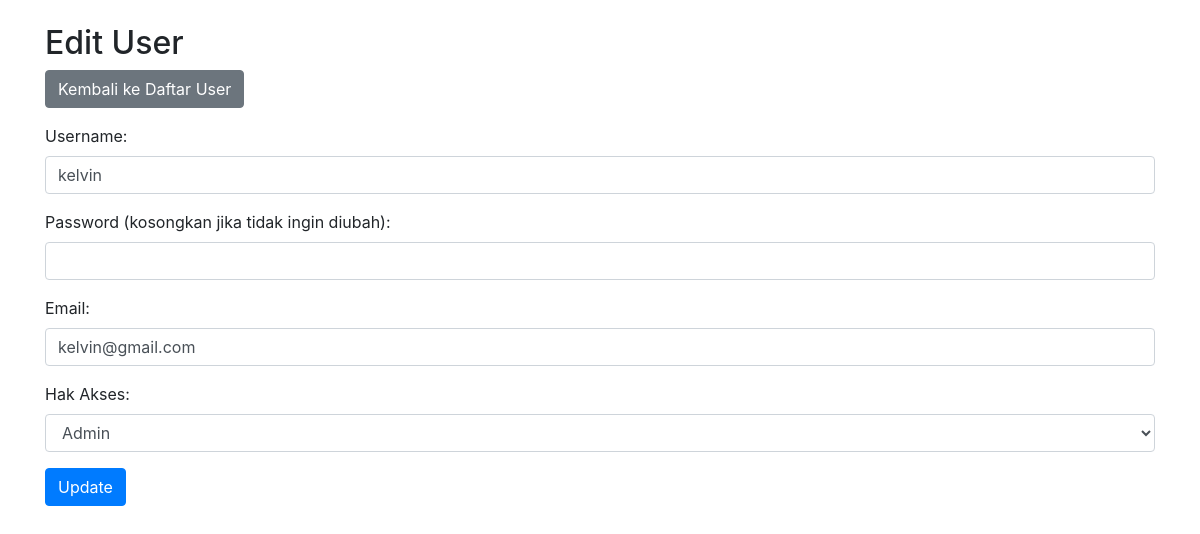
Page /edit_user.php?id_user=1 on the committed database.
### tables this page shows
CREATE TABLE `user` (
  `id_user` int(11) NOT NULL,
  `username` varchar(50) NOT NULL,
  `password` varchar(50) NOT NULL,
  `email` varchar(100) NOT NULL,
  `hak_akses` enum('admin','user') NOT NULL
);

### edit_user.php (the view, shortened to what this page needs)
<!DOCTYPE html>
<html lang="en">
<head>
    <link rel="stylesheet" href="https://stackpath.bootstrapcdn.com/bootstrap/4.5.2/css/bootstrap.min.css">
</head>
<body>
<div class="container">
    <h2 class="mt-4">Edit User</h2>
    <a href="user.php" class="btn btn-secondary mb-3">Kembali ke Daftar User</a>
    <?php
    include 'koneksi.php';
    if (isset($_GET['id_user'])) {
        $id_user = $_GET['id_user'];
        $sql = "SELECT * FROM user WHERE id_user = $id_user";
        $result = $conn->query($sql);
        if ($result->num_rows > 0) {
            $row = $result->fetch_assoc();
            $username = $row['username'];
            $email = $row['email'];
            $hak_akses = $row['hak_akses'];
        } else {
            echo "<div class='alert alert-danger'>User tidak ditemukan.</div>";
            exit();
        }
    } else {
        echo "<div class='alert alert-danger'>ID User tidak ditemukan.</div>";
        exit();
    }
    ?>
    <form action="" method="post">
        <div class="form-group">
            <label for="username">Username:</label>
            <input type="text" class="form-control" id="username" name="username" value="<?php echo $username; ?>" required>
        </div>
        <div class="form-group">
            <label for="password">Password (kosongkan jika tidak ingin diubah):</label>
            <input type="password" class="form-control" id="password" name="password">
        </div>
        <div class="form-group">
            <label for="email">Email:</label>
            <input type="email" class="form-control" id="email" name="email" value="<?php echo $email; ?>" required>
        </div>
        <div class="form-group">
            <label for="hak_akses">Hak Akses:</label>
            <select class="form-control" id="hak_akses" name="hak_akses" required>
                <option value="admin" <?php if($hak_akses == "admin") echo "selected"; ?>>Admin</option>
            </select>
        </div>
        <button type="submit" class="btn btn-primary">Update</button>
    </form>
</div>
</body>
</html>

### rows in the picture
user: username "kelvin", email "kelvin@gmail.com", hak_akses "Admin"
